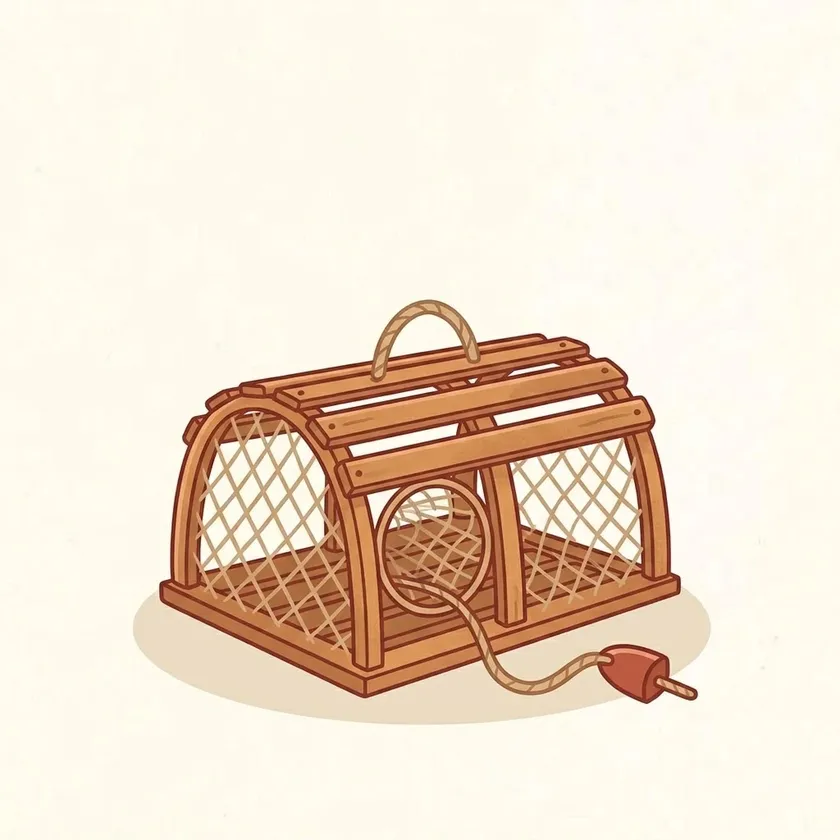
#> input picture docs/assets/traps/source.webp, 840 x 840 px, shrunk from 1024 x 1024 before the run
$ python cutout.py ../../docs/assets/traps/source.webp
#> lines starting #> are read from the running program, lines starting #| are printed output that depends on the picture; after the words box and inside, x2 and y2 are one past the last pixel; in counts of white or black regions, pixels touching at a corner belong together
### scripts/trap-art/lab.py
import numpy as np
def srgb2lin(c): return np.where(c<=0.04045,c/12.92,((c+0.055)/1.055)**2.4)
def lin2srgb(c): return np.where(c<=0.0031308,12.92*c,1.055*np.clip(c,0,None)**(1/2.4)-0.055)
M=np.array([[0.4124,0.3576,0.1805],[0.2126,0.7152,0.0722],[0.0193,0.1192,0.9505]])
Mi=np.linalg.inv(M); W=np.array([0.95047,1.0,1.08883])
def f(t): return np.where(t>0.008856,np.cbrt(t),7.787*t+16/116)
def fi(t): return np.where(t>0.206893,t**3,(t-16/116)/7.787)
def rgb2lab(rgb):
    xyz=srgb2lin(rgb)@M.T/W; fx,fy,fz=f(xyz[...,0]),f(xyz[...,1]),f(xyz[...,2])
    return np.stack([116*fy-16,500*(fx-fy),200*(fy-fz)],-1)
# [4 lines left out: function lab2rgb, not called in this run]
def hex2lab(h): return rgb2lab(np.array([[int(h[i:i+2],16)/255 for i in (1,3,5)]]))[0]

### scripts/trap-art/cutout.py
"""Cut a trap illustration out of its paper background and ground shadow.

    python3 scripts/trap-art/cutout.py [--net] [in.webp] [out.png]

Defaults: --net docs/assets/traps/source.webp -> docs/assets/traps/base.png.
Works on any flat light background (the cream source paper, or the plain
white Gemini is asked for). --net also clears the paper seen through the
trap's netting; leave it off for props, whose enclosed whites are part of
the drawing. Needs numpy and pillow.
"""
import sys
from collections import deque
from pathlib import Path

import numpy as np
from PIL import Image, ImageFilter

from lab import rgb2lab

ROOT = Path(__file__).resolve().parents[2]
args = sys.argv[1:]
net = '--net' in args or not args
args = [a for a in args if a != '--net']
src_path = Path(args[0]) if args else ROOT / 'docs/assets/traps/source.webp'
out_path = Path(args[1]) if len(args) > 1 else ROOT / 'docs/assets/traps/base.png'

src = np.asarray(Image.open(src_path).convert('RGB')).astype(float) / 255
h, w = src.shape[:2]
#> h = 840; w = 840
lab = rgb2lab(src)
light, chroma = lab[..., 0], np.hypot(lab[..., 1], lab[..., 2])
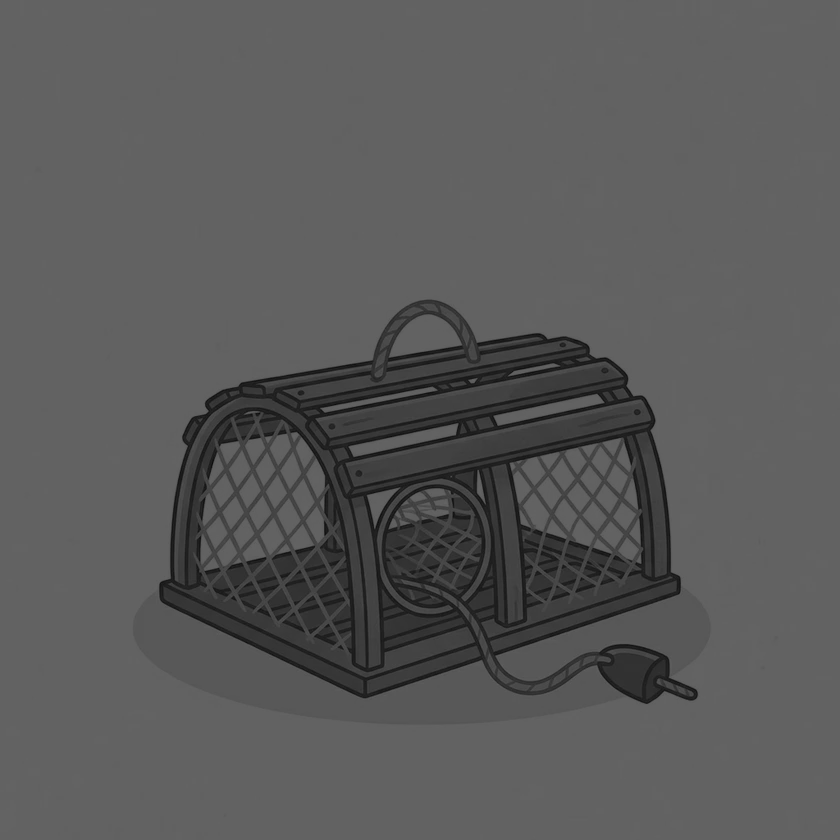
#> light: shape (840, 840) float64; min 11.59, max 100, mean 89.8
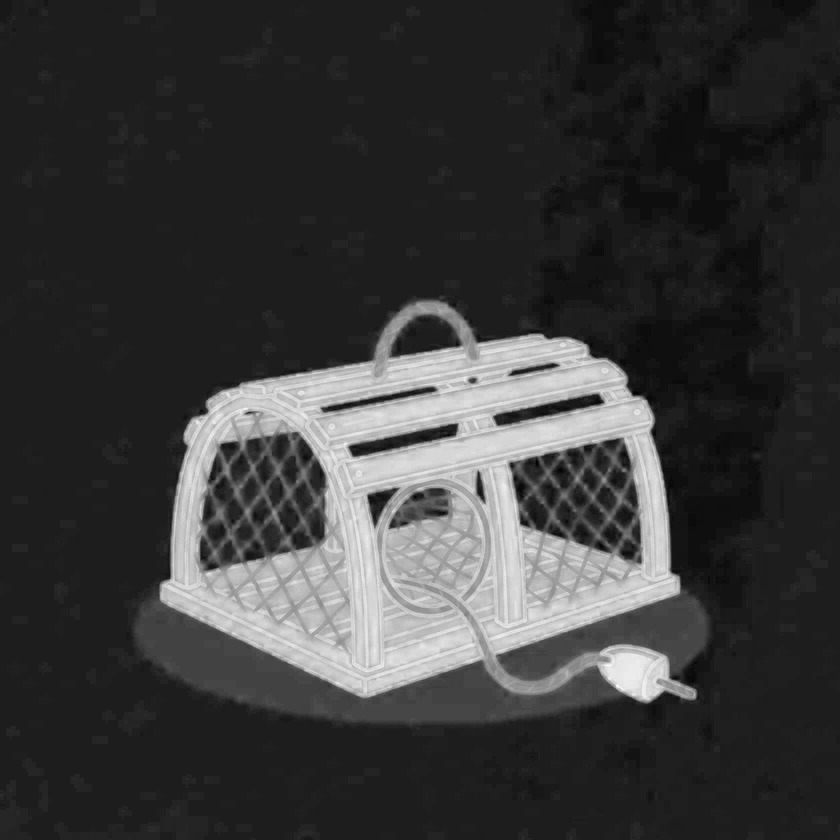
#> chroma: shape (840, 840) float64; min 0.0115, max 54.19, mean 12.4; drawn with min black and max white
border = np.concatenate([lab[0], lab[-1], lab[:, 0], lab[:, -1]])
paper = np.median(border, 0)
#> paper = [98.37, -0.37, 6.33]

# Paper and ground shadow: light and nearly neutral. Flood it in from the border.
paperish = (light > 82) & (chroma < 22)
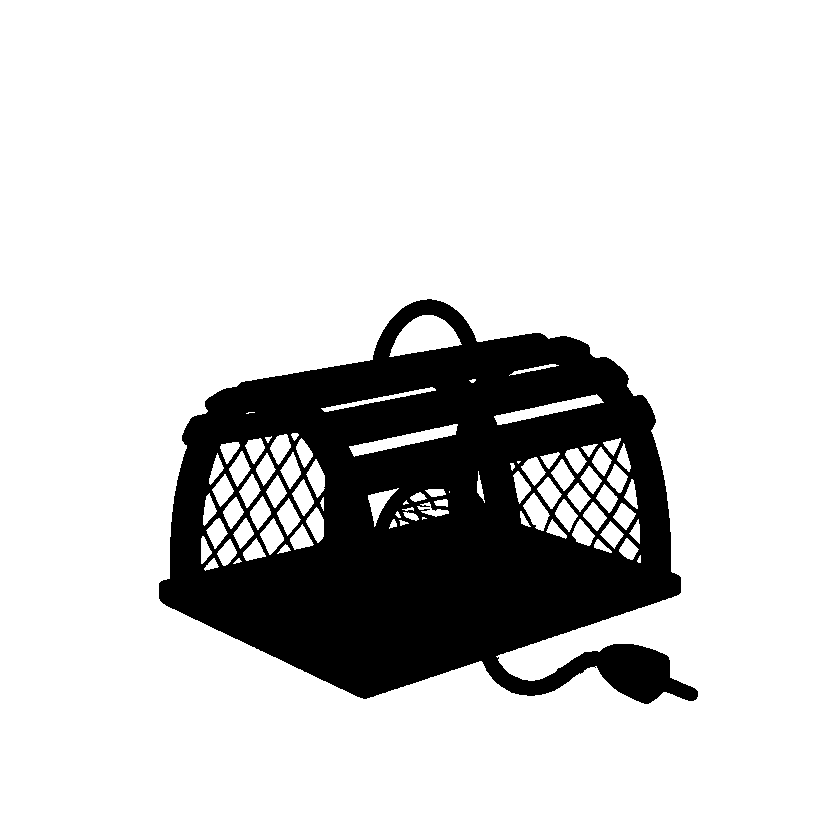
#> paperish: shape (840, 840) bool; 81.9% white; 1 black region, box (x1, y1, x2, y2) and area: (159, 299, 698, 704) 127737
gone = np.zeros((h, w), bool)
q = deque()
for y, x in [(y, x) for x in range(w) for y in (0, h - 1)] + [(y, x) for y in range(h) for x in (0, w - 1)]:
    if paperish[y, x] and not gone[y, x]:
        gone[y, x] = True
        q.append((y, x))
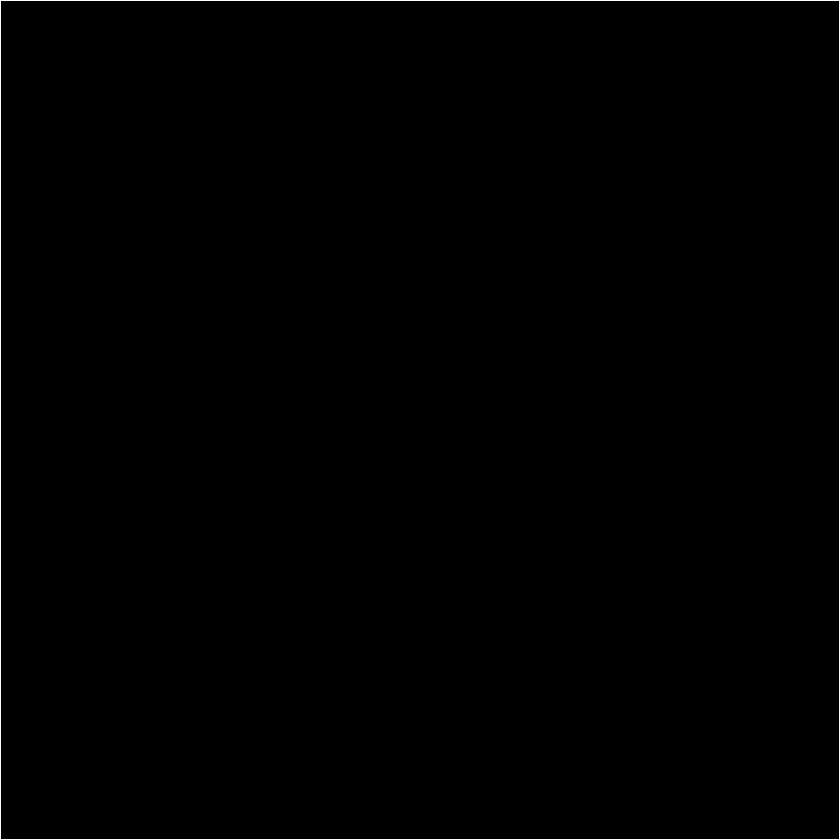
#> gone: shape (840, 840) bool; 0.48% white in thin lines or dots
while q:
    y, x = q.popleft()
    for ny, nx in ((y + 1, x), (y - 1, x), (y, x + 1), (y, x - 1)):
        if 0 <= ny < h and 0 <= nx < w and paperish[ny, nx] and not gone[ny, nx]:
            gone[ny, nx] = True
            q.append((ny, nx))
#> this loop made 555088 passes
#> (y, x) on passes 1 to 3: (0, 0), (839, 0), (0, 1)
#> gone: shape (840, 840) bool; 78.7% white; 1 black region, box (x1, y1, x2, y2) and area: (159, 299, 698, 704) 150512
# Paper seen through the netting is enclosed, so the flood misses it.
if net:
    gone |= np.sqrt(((lab - paper) ** 2).sum(-1)) < 8

# Soften a 2px edge band: unblend each pixel from the paper colour around it.
mask = Image.fromarray((gone * 255).astype(np.uint8))
band = (np.asarray(mask.filter(ImageFilter.MaxFilter(5))) > 0) & ~gone
#> band: shape (840, 840) bool; 0.72% white in thin lines or dots, all inside (x1, y1, x2, y2) = (159, 299, 698, 704)
def blur(a, r=4):
#> called with r = 4
    p = np.pad(a, r, mode='edge').cumsum(0).cumsum(1)
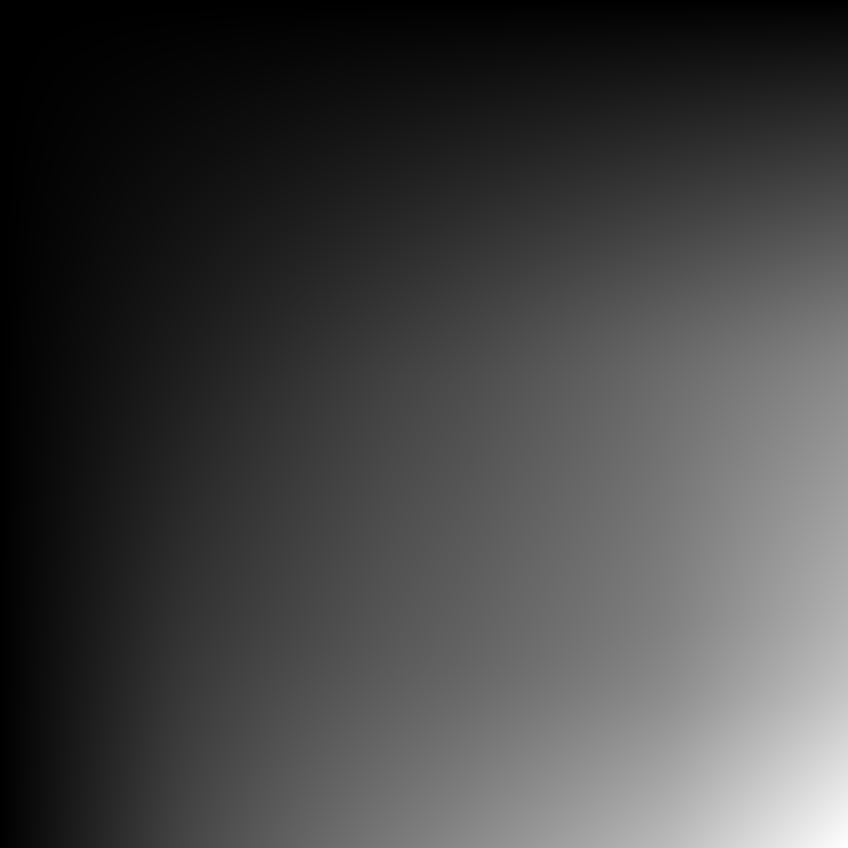
#> p: shape (848, 848) float64; min 1, max 568592, mean 151197.5; drawn with min black and max white
    p = np.pad(p, ((1, 0), (1, 0)))
#> p: shape (849, 849) float64
    k = 2 * r + 1
    return (p[k:, k:] - p[:-k, k:] - p[k:, :-k] + p[:-k, :-k]) / (k * k)
#> returned value: shape (840, 840) float64
weight = blur(gone.astype(float))
local = np.dstack([blur(src[..., c] * gone) for c in range(3)]) / np.maximum(weight, 1e-6)[..., None]
alpha = np.where(gone, 0.0, 1.0)
edge = np.clip(((local - src) / np.maximum(local, 1e-3)).max(-1) / 0.55, 0, 1)
alpha[band] = edge[band]
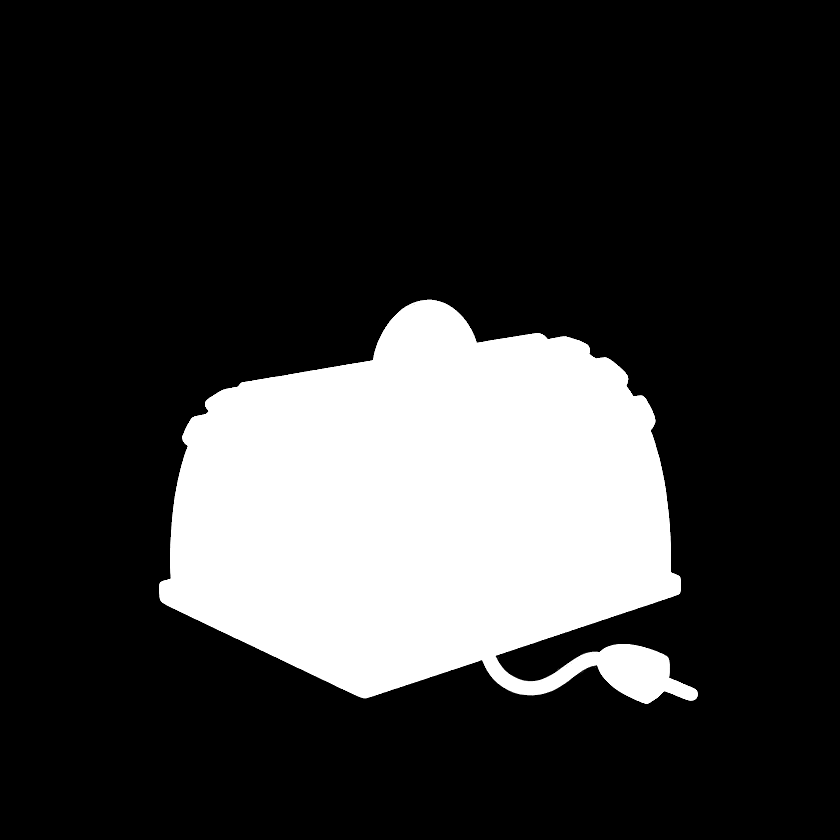
#> alpha: shape (840, 840) float64; min 0, max 1, mean 0.213
rgb = src.copy()
m = band & (alpha > 0.02)
rgb[m] = np.clip((src[m] - local[m] * (1 - alpha[m, None])) / alpha[m, None], 0, 1)

ys, xs = np.where(alpha > 0.05)
pad = 8
box = (max(xs.min() - pad, 0), max(ys.min() - pad, 0), min(xs.max() + pad + 1, w), min(ys.max() + pad + 1, h))
#> box = (151, 291, 706, 712)
Image.fromarray((np.dstack([rgb, alpha]) * 255).astype(np.uint8), 'RGBA').crop(box).save(out_path)
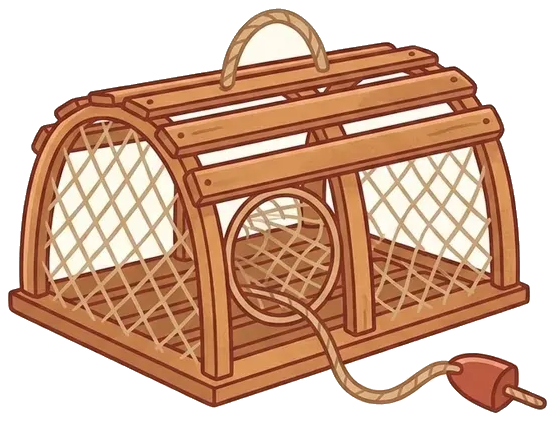
#> saved as base.png: PIL image 555x421 RGBA; mean R, G, B, A 209.6, 171, 143.3, 163.8; transparent parts drawn white
print(f'{out_path.relative_to(ROOT) if out_path.is_relative_to(ROOT) else out_path}: {box[2] - box[0]}x{box[3] - box[1]}')
#| docs/assets/traps/base.png: 555x421

$ run again, with docs/assets/traps/buoy.png saved as docs/assets/traps/source.webp
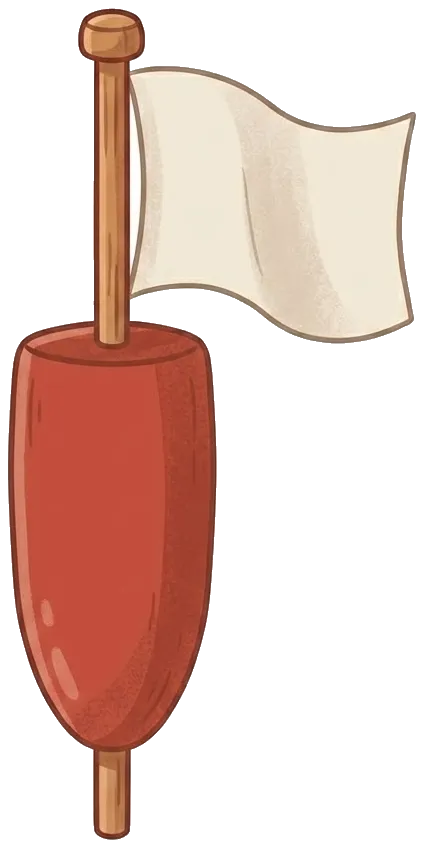
#> input picture docs/assets/traps/buoy.png, 424 x 848 px
#> border = 2544 rows, first 8: [100, 0.00526, -0.0104], [100, 0.00526, -0.0104], [100, 0.00526, -0.0104], [100, 0.00526, -0.0104], [100, 0.00526, -0.0104], [100, 0.00526, -0.0104], [100, 0.00526, -0.0104], [100, 0.00526, -0.0104]
#> paper = [100, 0.00526, -0.0104]
#> paperish: shape (848, 424) bool; 69.3% white; 21 black regions (17 under 20 px), largest, box (x1, y1, x2, y2) and area: (8, 8, 416, 840) 109936, (242, 168, 263, 276) 352, (285, 308, 294, 312) 21, (266, 206, 270, 214) 20
#> after the loop `for y, x in [(y, x) for x in range(w) for y in (0, h - 1)] + [(y, x) f..`:
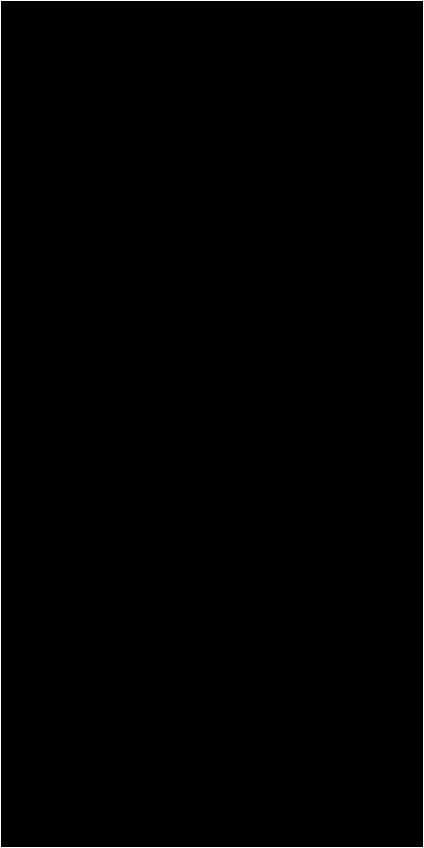
#> gone: shape (848, 424) bool; 0.71% white in thin lines or dots
#> the loop `while q:` made 194688 passes
#> (y, x) on passes 1 to 3: (0, 0), (847, 0), (0, 1)
#> mask: PIL image 424x848 L; 54.1% white; 1 black region, box (x1, y1, x2, y2) and area: (8, 8, 416, 840) 164864
#> band: shape (848, 424) bool; 1.6% white in thin lines or dots
#> rgb: shape (848, 424, 3) float64; mean R, G, B 0.885, 0.775, 0.737
#> box = (0, 0, 424, 848)
#> `Image.fromarray((np.dstack([rgb, alpha]) * 255).astype(np.uint8), 'RGB..`:
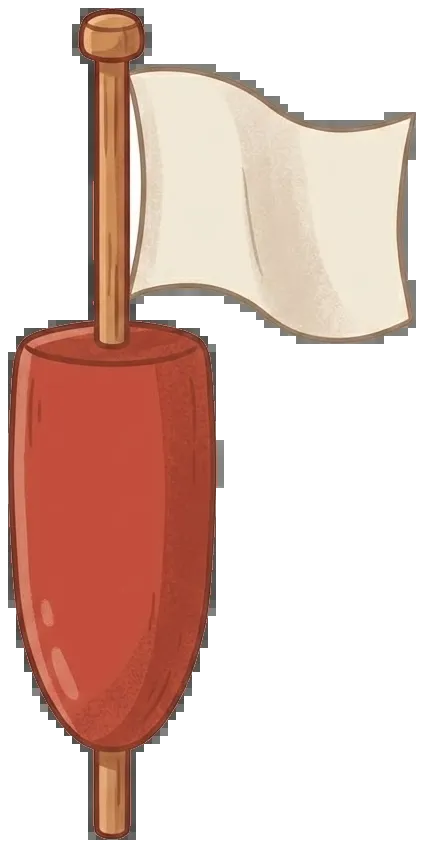
#> saved as base.png: PIL image 424x848 RGBA; mean R, G, B, A 225.6, 197.6, 188, 116.8; transparent parts drawn white
#| docs/assets/traps/base.png: 424x848
